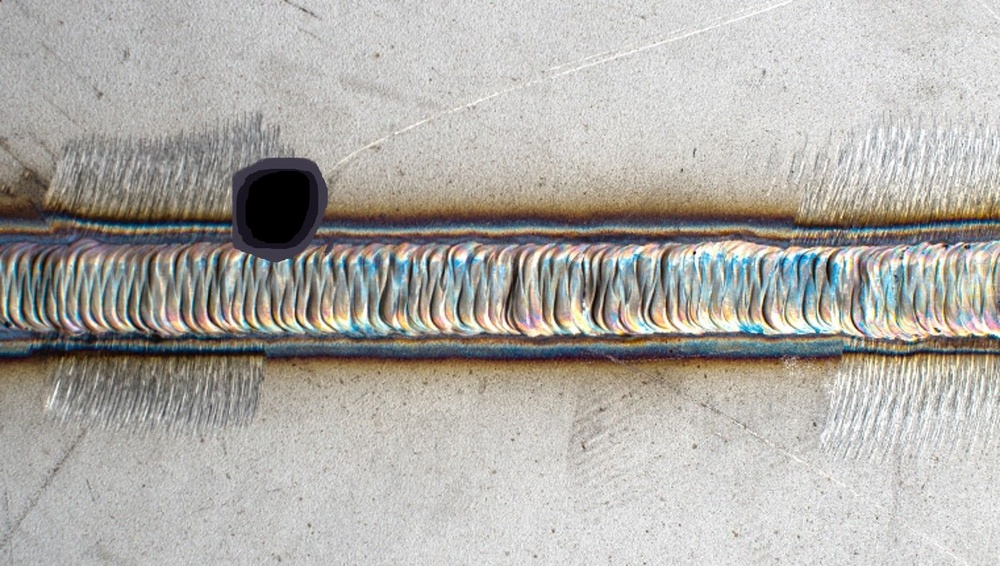
#> input picture vision1/Archivos del curso/soldadura5.jpg, 1000 x 566 px, shrunk from 1410 x 798 before the run, found by its file name
$ python prototipo.py
#> lines starting #> are read from the running program, lines starting #| are printed output that depends on the picture; after the words box and inside, x2 and y2 are one past the last pixel; in counts of white or black regions, pixels touching at a corner belong together
import numpy as np
import matplotlib.pyplot as plt
import cv2

#Dirección de la imagen
img=cv2.imread("C:/Users/valef/Downloads/vision1/Archivos del curso/soldadura5.jpg")
#> img is the input picture: shape (566, 1000, 3); mean B, G, R 168.1, 172.9, 175.4
img=cv2.cvtColor(img,cv2.COLOR_BGR2RGB)
copy=img.copy()
plt.figure(figsize=(10,10))
f, grid = plt.subplots(2,2)
grid[0,0].axis('off')
grid[0,1].axis('off')
grid[1,0].axis('off')
grid[1,1].axis('off')

grid[0,0].set_title("Blur + grayscale")
grid[0,1].set_title("Threshold")
grid[1,0].set_title("Morphology")
grid[1,1].set_title("Find Contours")

kernel=np.ones((5,5),np.uint8)

gray=cv2.cvtColor(img,cv2.COLOR_RGB2GRAY)
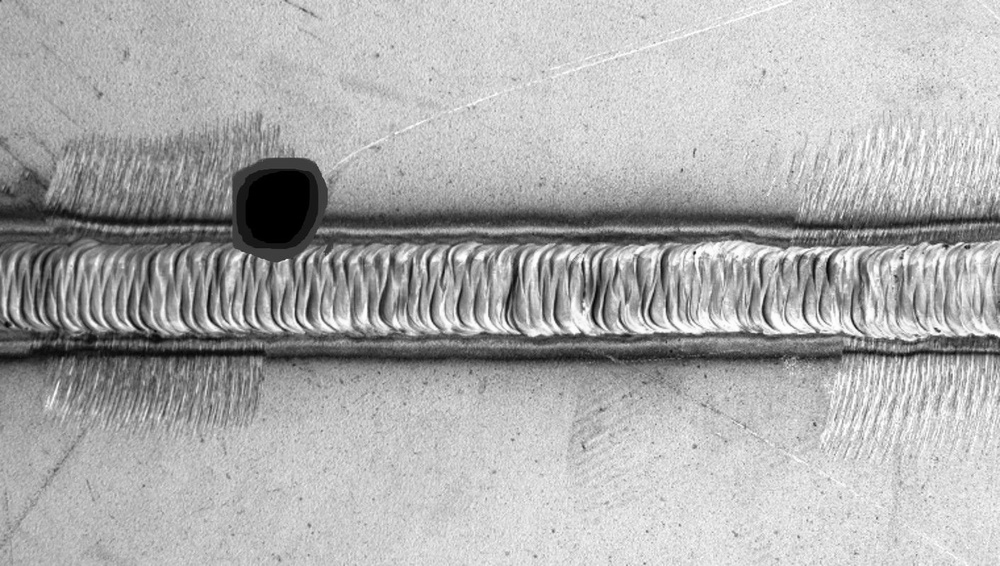
#> gray: shape (566, 1000); min 0, max 255, mean 173.1
#grid[0,0].imshow(gray,cmap="gray")

blur=cv2.blur(gray,(3,3))
grid[0,0].imshow(blur,cmap="gray")

_, thresh=cv2.threshold(blur,60,180,cv2.ADAPTIVE_THRESH_GAUSSIAN_C)
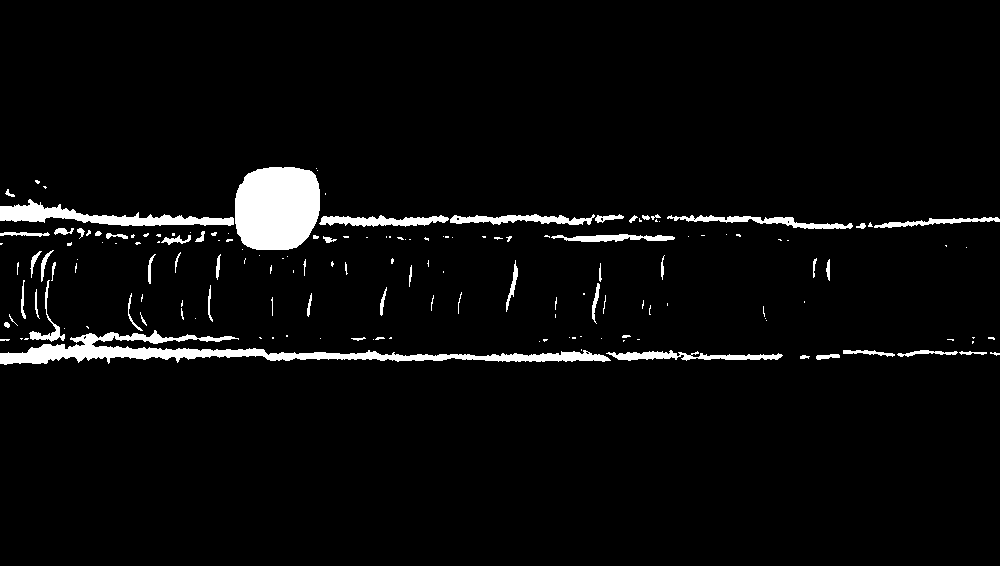
#> thresh: shape (566, 1000); values 0 (black) and 180 (white), 4.1% white; 162 white regions (102 under 20 px), largest, box (x1, y1, x2, y2) and area: (235, 167, 320, 250) 6108, (0, 330, 611, 365) 5985, (0, 199, 234, 226) 2357
grid[0,1].imshow(thresh,cmap="gray")

open=cv2.morphologyEx(thresh,cv2.MORPH_OPEN,kernel)
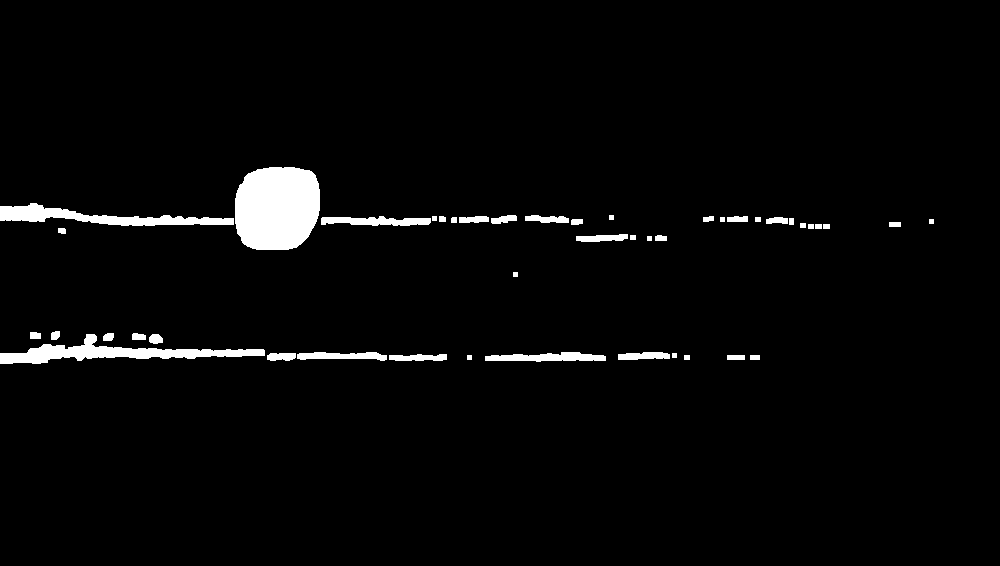
#> open: shape (566, 1000); values 0 (black) and 180 (white), 3% white; 45 white regions, largest, box (x1, y1, x2, y2) and area: (235, 167, 320, 250) 6108, (0, 334, 265, 364) 2830, (0, 203, 234, 226) 2248
open=cv2.erode(open,kernel)
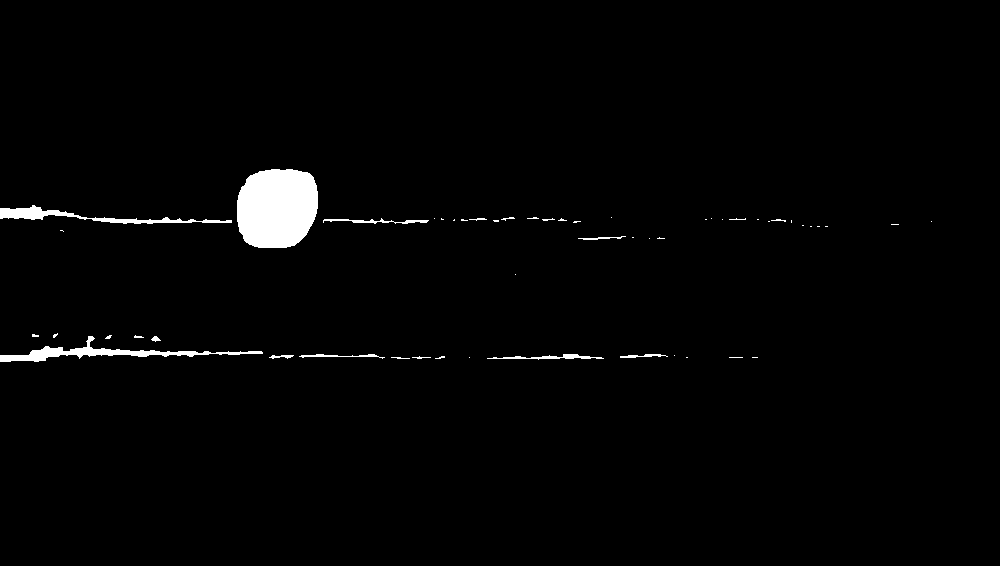
#> open: shape (566, 1000); values 0 (black) and 180 (white), 1.7% white; 53 white regions (38 under 20 px)

grid[1,0].imshow(open,cmap="gray")

#canny=cv2.Canny(thresh,30,100)
#grid[1,0].imshow(canny)

contour,jerarquia= cv2.findContours(open,cv2.RETR_CCOMP,cv2.CHAIN_APPROX_SIMPLE)
#> contour = 53 contours, 43 with area under 20; largest, box (x1, y1, x2, y2) and area: (237, 169, 318, 248) 5323, (0, 336, 263, 362) 1226, (0, 205, 232, 224) 896, (487, 354, 604, 360) 161, (323, 218, 429, 224) 132; jerarquia = 53 rows, first 6: [1, -1, -1, -1], [2, 0, -1, -1], [3, 1, -1, -1], [4, 2, -1, -1], [5, 3, -1, -1], [6, 4, -1, -1]
copy=cv2.drawContours(copy,contour,-1,(0,255,0),-1)
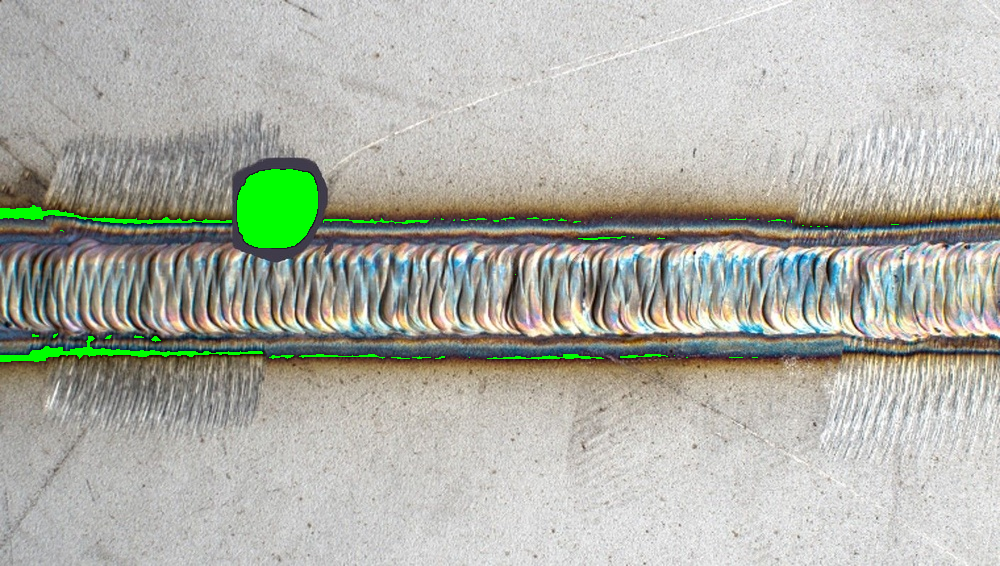
#> copy: shape (566, 1000, 3); mean R, G, B 175.1, 176.9, 167.7
grid[1,1].imshow(copy)
print(len(contour))
#| 53

$ run again, with vision1/Archivos del curso/soldadura3.jpg copied over vision1/Archivos del curso/soldadura5.jpg
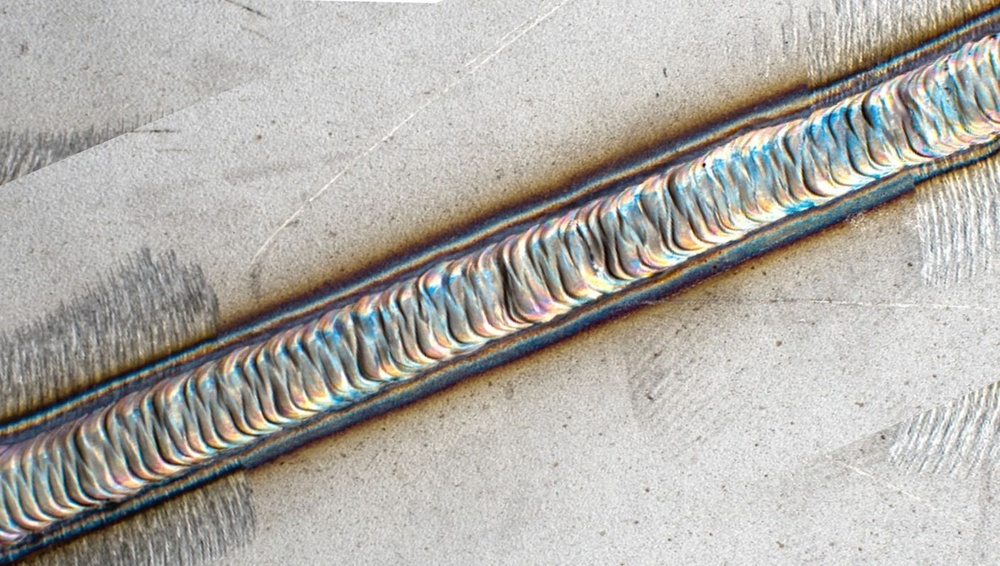
#> input picture vision1/Archivos del curso/soldadura3.jpg, 1000 x 566 px, shrunk from 1410 x 798 before the run, found by its file name
#> img is the input picture: shape (566, 1000, 3); mean B, G, R 168.6, 174.1, 176.9
#> `_, thresh=cv2.threshold(blur,60,180,cv2.ADAPTIVE_THRESH_GAUSSIAN_C)`:
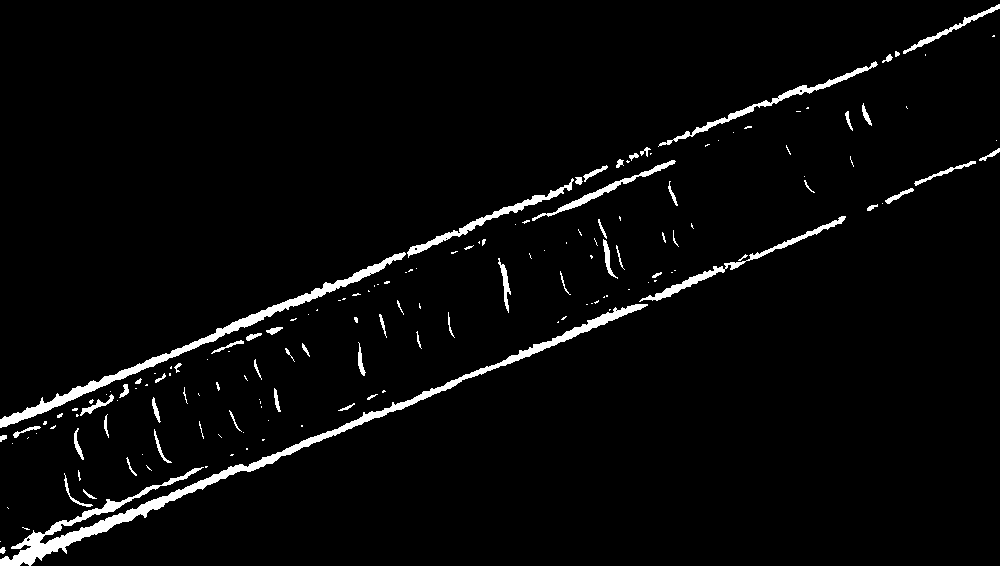
#> thresh: shape (566, 1000); values 0 (black) and 180 (white), 3.3% white; 161 white regions (96 under 20 px), largest, box (x1, y1, x2, y2) and area: (0, 304, 648, 566) 6522, (0, 252, 406, 428) 3417, (639, 216, 846, 302) 1147
#> contour = 105 contours, 93 with area under 20; largest, box (x1, y1, x2, y2) and area: (0, 467, 245, 566) 938, (0, 356, 167, 425) 356, (225, 290, 324, 331) 184, (554, 311, 626, 343) 124, (104, 503, 119, 511) 41; jerarquia = 105 rows, first 6: [1, -1, -1, -1], [2, 0, -1, -1], [3, 1, -1, -1], [4, 2, -1, -1], [5, 3, -1, -1], [6, 4, -1, -1]
#> `copy=cv2.drawContours(copy,contour,-1,(0,255,0),-1)`:
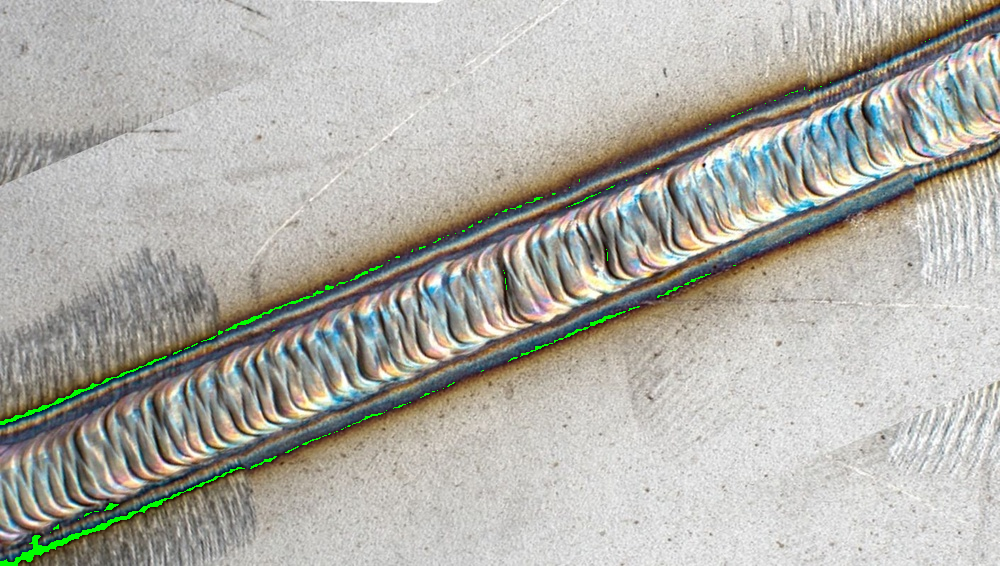
#> copy: shape (566, 1000, 3); mean R, G, B 176.7, 175.4, 168.4
#| 105

$ run again, with vision1/Archivos del curso/soldadura4.jpg copied over vision1/Archivos del curso/soldadura5.jpg
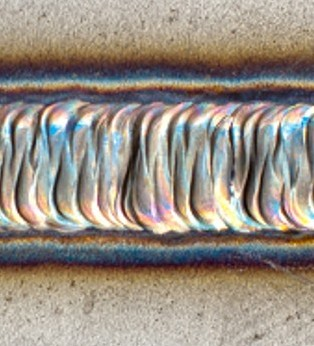
#> input picture vision1/Archivos del curso/soldadura4.jpg, 314 x 346 px, found by its file name
#> img is the input picture: shape (346, 314, 3); mean B, G, R 131.5, 141.9, 151.1
#> `_, thresh=cv2.threshold(blur,60,180,cv2.ADAPTIVE_THRESH_GAUSSIAN_C)`:
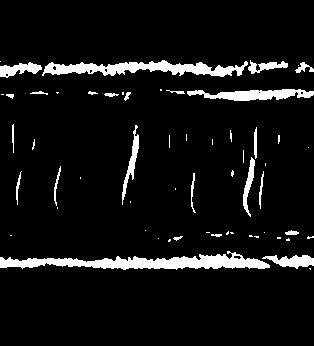
#> thresh: shape (346, 314); values 0 (black) and 180 (white), 7.3% white; 58 white regions (34 under 20 px), largest, box (x1, y1, x2, y2) and area: (0, 251, 270, 270) 2523, (42, 60, 248, 77) 1767, (187, 89, 314, 101) 913
#> contour = 24 contours, 15 with area under 20; largest, box (x1, y1, x2, y2) and area: (87, 257, 265, 267) 660, (109, 63, 209, 73) 221, (220, 91, 293, 99) 208, (281, 257, 314, 265) 112, (0, 259, 44, 266) 91; jerarquia = 24 rows, first 6: [1, -1, -1, -1], [2, 0, -1, -1], [3, 1, -1, -1], [4, 2, -1, -1], [5, 3, -1, -1], [6, 4, -1, -1]
#> `copy=cv2.drawContours(copy,contour,-1,(0,255,0),-1)`:
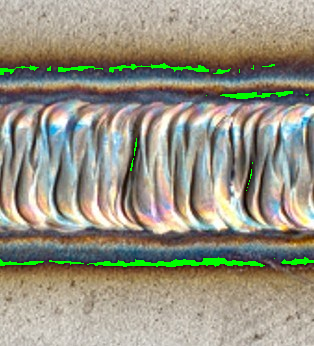
#> copy: shape (346, 314, 3); mean R, G, B 150, 146.4, 130.5
#| 24
